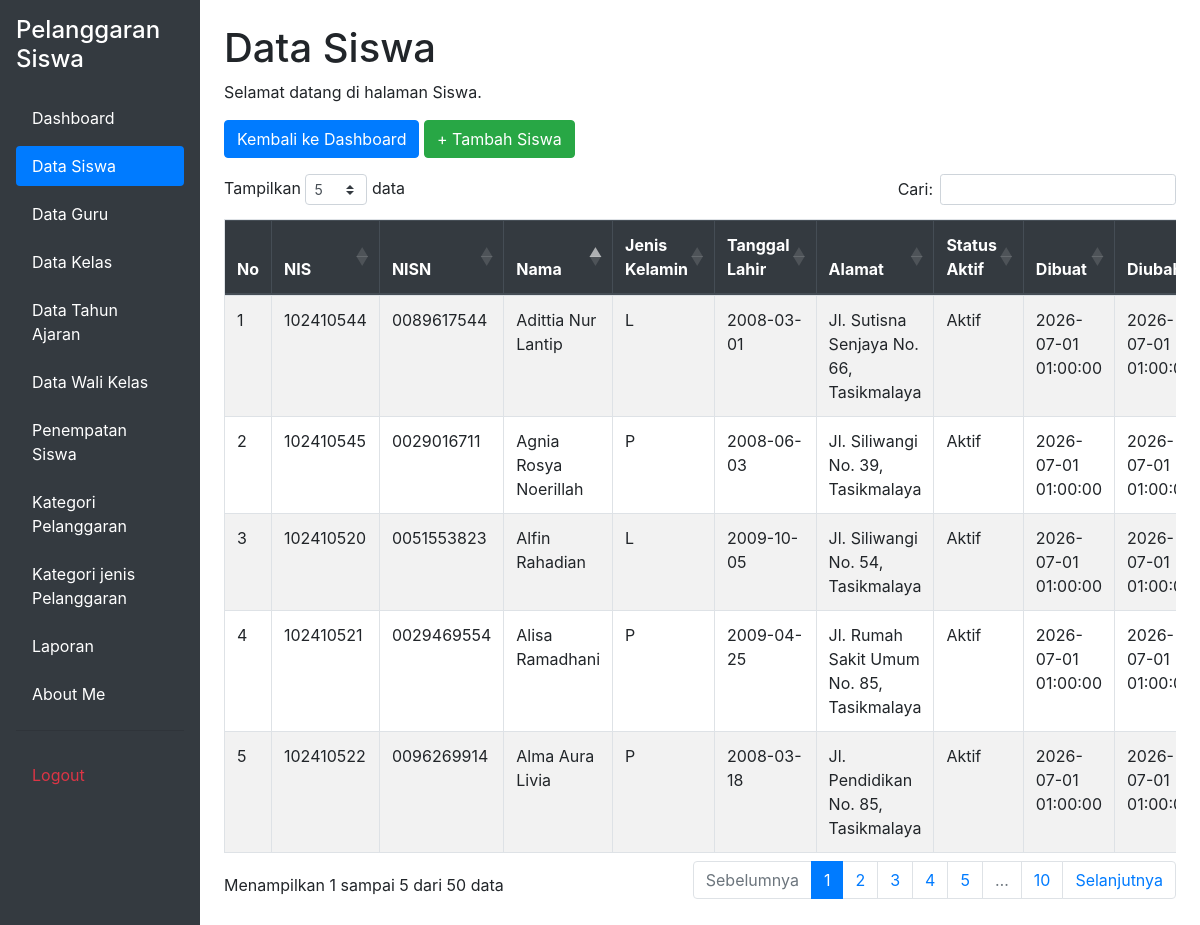
/kelola_siswa.php (signed in), run on the app's committed database.
### tables this page shows
CREATE TABLE `t_siswa` (
  `id` int(11) NOT NULL,
  `nis` varchar(10) DEFAULT NULL,
  `nisn` varchar(10) NOT NULL,
  `nama` varchar(150) DEFAULT NULL,
  `jenis_kelamin` char(1) NOT NULL,
  `tanggal_lahir` date NOT NULL,
  `alamat` text NOT NULL,
  `status_aktif` tinyint(1) NOT NULL,
  `created_at` timestamp NOT NULL DEFAULT current_timestamp(),
  `updated_at` timestamp NOT NULL DEFAULT current_timestamp()
);

### kelola_siswa.php (the view, shortened to what this page needs)
<?php
include 'config/koneksi.php';
$sql = "SELECT * FROM t_siswa ORDER BY nama ASC";
$hasil = mysqli_query($koneksi, $sql);
?>
<!DOCTYPE html>
<html lang="id">
<head>
    <link rel="stylesheet"
          href="https://cdn.jsdelivr.net/npm/bootstrap@4.6.2/dist/css/bootstrap.min.css">
    <link rel="stylesheet"
          href="https://cdn.datatables.net/1.13.8/css/dataTables.bootstrap4.min.css">
</head>
<body>
<div class="container-fluid">
    <div class="row">
        <?php include 'layout/sidebar.php'; ?>
        <main class="col-md-9 col-lg-10 p-4">
            <h1>Data Siswa</h1>
            <p>Selamat datang di halaman Siswa.</p>
            <p>
                <a href="dashboard.php" class="btn btn-primary">
                    Kembali ke Dashboard
                </a>
                <a href="tambah_siswa.php" class="btn btn-success">
                    + Tambah Siswa
                </a>
            </p>
            <div class="table-responsive">
                <table id="tabelSiswa"
                       class="table table-bordered table-striped table-hover">
                    <thead class="thead-dark">
                        <tr>
                            <th>No</th>
                            <th>NIS</th>
                            <th>NISN</th>
                            <th>Nama</th>
                            <th>Jenis Kelamin</th>
                            <th>Tanggal Lahir</th>
                            <th>Alamat</th>
                            <th>Status Aktif</th>
                            <th>Dibuat</th>
                            <th>Diubah</th>
                        </tr>
                    </thead>
                    <tbody>
                        <?php while ($row = mysqli_fetch_assoc($hasil)) { ?>
                        <tr>
                            <td></td>
                            <td><?= htmlspecialchars($row['nis']) ?></td>
                            <td><?= htmlspecialchars($row['nisn']) ?></td>
                            <td><?= htmlspecialchars($row['nama']) ?></td>
                            <td><?= htmlspecialchars($row['jenis_kelamin']) ?></td>
                            <td><?= htmlspecialchars($row['tanggal_lahir']) ?></td>
                            <td><?= htmlspecialchars($row['alamat']) ?></td>
                            <td>
                                <?= ($row['status_aktif'] == 1)
                                    ? 'Aktif'
                                    : 'Tidak Aktif' ?>
                            </td>
                            <td>
                                <?= htmlspecialchars($row['created_at'] ?? '') ?>
                            </td>
                            <td>
                                <?= htmlspecialchars($row['updated_at'] ?? '') ?>
                            </td>
                        </tr>
                        <?php } ?>
                    </tbody>
                </table>
            </div>
        </main>
    </div>
</div>
</body>
</html>

### data on the page
t_siswa: nis "102410544", nisn "0089617544", nama "Adittia Nur Lantip", jenis_kelamin "L", tanggal_lahir "2008-03-01", alamat "Jl. Sutisna Senjaya No. 66, Tasikmalaya", status_aktif "Aktif", created_at "2026-07-01 01:00:00", updated_at "2026-07-01…"
t_siswa: nis "102410545", nisn "0029016711", nama "Agnia Rosya Noerillah", jenis_kelamin "P", tanggal_lahir "2008-06-03", alamat "Jl. Siliwangi No. 39, Tasikmalaya", status_aktif "Aktif", created_at "2026-07-01 01:00:00", updated_at "2026-07-01…"
t_siswa: nis "102410520", nisn "0051553823", nama "Alfin Rahadian", jenis_kelamin "L", tanggal_lahir "2009-10-05", alamat "Jl. Siliwangi No. 54, Tasikmalaya", status_aktif "Aktif", created_at "2026-07-01 01:00:00", updated_at "2026-07-01…"
t_siswa: nis "102410521", nisn "0029469554", nama "Alisa Ramadhani", jenis_kelamin "P", tanggal_lahir "2009-04-25", alamat "Jl. Rumah Sakit Umum No. 85, Tasikmalaya", status_aktif "Aktif", created_at "2026-07-01 01:00:00", updated_at "2026-07-01…"
t_siswa: nis "102410522", nisn "0096269914", nama "Alma Aura Livia", jenis_kelamin "P", tanggal_lahir "2008-03-18", alamat "Jl. Pendidikan No. 85, Tasikmalaya", status_aktif "Aktif", created_at "2026-07-01 01:00:00", updated_at "2026-07-01…"
